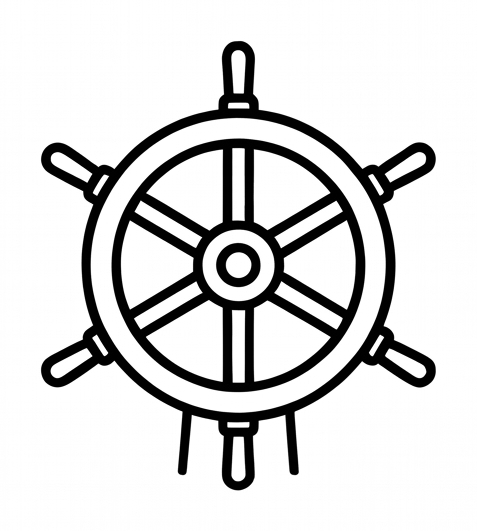
#> input picture scratch/icon_crop_2.png, 477 x 531 px, found by its file name
$ python inspect_icon2_raster.py
#> lines starting #> are read from the running program, lines starting #| are printed output that depends on the picture; after the words box and inside, x2 and y2 are one past the last pixel; in counts of white or black regions, pixels touching at a corner belong together
import cv2, numpy as np

crop = cv2.imread('scratch/icon_crop_2.png', 0)
#> crop is the input picture: shape (531, 477); min 0, max 255, mean 216.2
# Region [200:330, 80:110]
region = crop[200:330, 80:110]
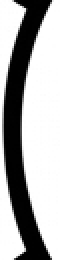
#> region: shape (130, 30) (shown 2 times larger); min 0, max 255, mean 169.6
ink = (region < 128).astype(int)
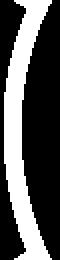
#> ink: shape (130, 30) int64 (shown 2 times larger); values 0 (black) and 1 (white), 33.4% white; 1 white region, box (x1, y1, x2, y2) and area: (2, 0, 26, 130) 1302
print("Raster in Icon 2 slat area [200:330, 80:110]:")
for y in range(0, ink.shape[0], 6):
    line = "".join("#" if ink[y, x] else "." for x in range(0, ink.shape[1], 2))
    print(f"{200+y:3d}: {line}")
#> this loop made 22 passes
#> (printed output is left out)

$ run again, with scratch/icon_crop_1.png copied over scratch/icon_crop_2.png
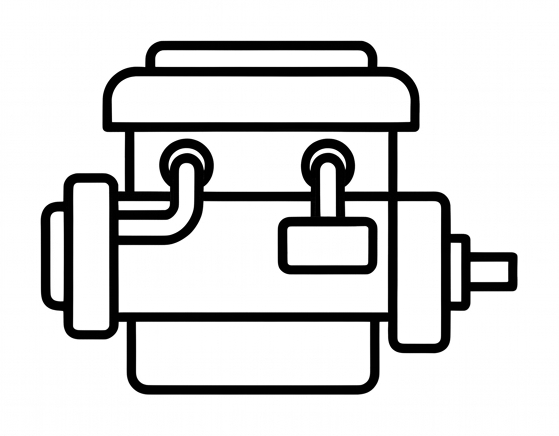
#> input picture scratch/icon_crop_1.png, 559 x 436 px, found by its file name
#> crop is the input picture: shape (436, 559); min 0, max 255, mean 216.5
#> `region = crop[200:330, 80:110]`:
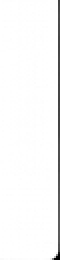
#> region: shape (130, 30) (shown 2 times larger); min 0, max 255, mean 248.4
#> `ink = (region < 128).astype(int)`:
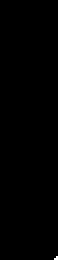
#> ink: shape (130, 30) int64 (shown 2 times larger); values 0 (black) and 1 (white), 3.4% white in thin lines or dots, all inside (x1, y1, x2, y2) = (27, 0, 30, 130)
#> the loop `for y in range(0, ink.shape[0], 6):` made 22 passes
#> (printed output is left out)

$ run again, with scratch/icon_crop_10.png copied over scratch/icon_crop_2.png
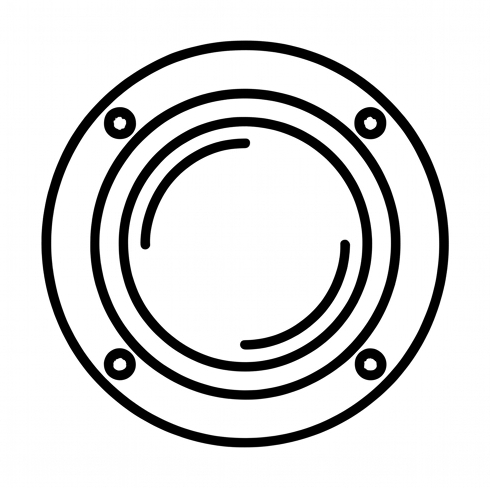
#> input picture scratch/icon_crop_10.png, 490 x 488 px, found by its file name
#> crop is the input picture: shape (488, 490); min 0, max 255, mean 218
#> `region = crop[200:330, 80:110]`:
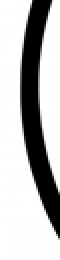
#> region: shape (130, 30) (shown 2 times larger); min 0, max 255, mean 185.7
#> `ink = (region < 128).astype(int)`:
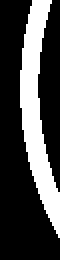
#> ink: shape (130, 30) int64 (shown 2 times larger); values 0 (black) and 1 (white), 27.1% white; 1 white region, box (x1, y1, x2, y2) and area: (10, 0, 30, 119) 1057
#> the loop `for y in range(0, ink.shape[0], 6):` made 22 passes
#> (printed output is left out)
